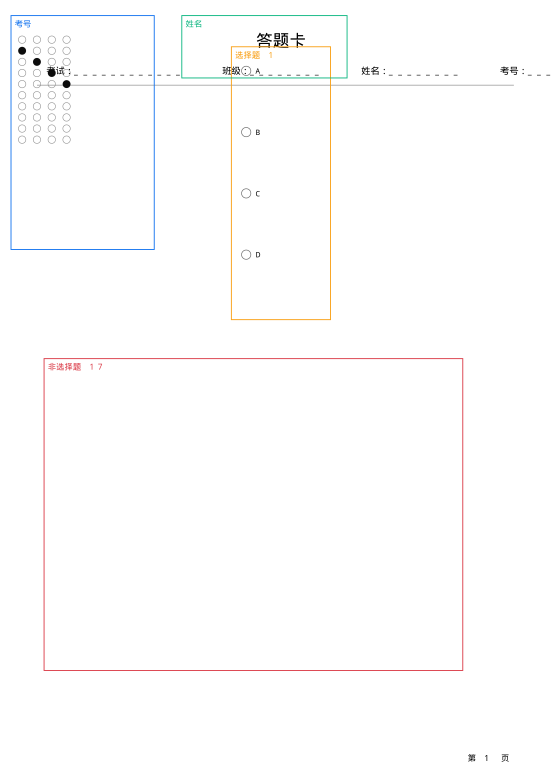
#> input picture ai-auto-grader/_verify_storage/exams/5e607793-14fc-43ec-822c-6c1b04e0f8cd/imports/59f2f0db-57be-4026-9602-bb44bea005fa/source_images/501da52dca3e4502ac524353408bb851.png, 1653 x 2339 px (shown at 1/3 size)
$ python -i image.py   (imports and definitions only)
#> lines starting #> are read from the running program, lines starting #| are printed output that depends on the picture
#> further down, picture is the input picture: shape (2339, 1653, 3); mean B, G, R 253.1, 253.2, 253.5
"""图像预处理工具：纠斜、去噪、去底色、二值化、透视矫正、区域切割。

所有坐标（区域 x/y/width/height）均采用 0~1000 的相对坐标系，
与模板设计器保持一致，渲染/切割时按图像实际像素尺寸换算。
"""

from pathlib import Path
from typing import List, Optional, Tuple

import cv2
import numpy as np

RELATIVE_MAX = 1000.0


# [24 lines left out: functions load_image, decode_image, save_image, not called in this run]


def to_gray(image: np.ndarray) -> np.ndarray:
    if image.ndim == 3:
        return cv2.cvtColor(image, cv2.COLOR_BGR2GRAY)
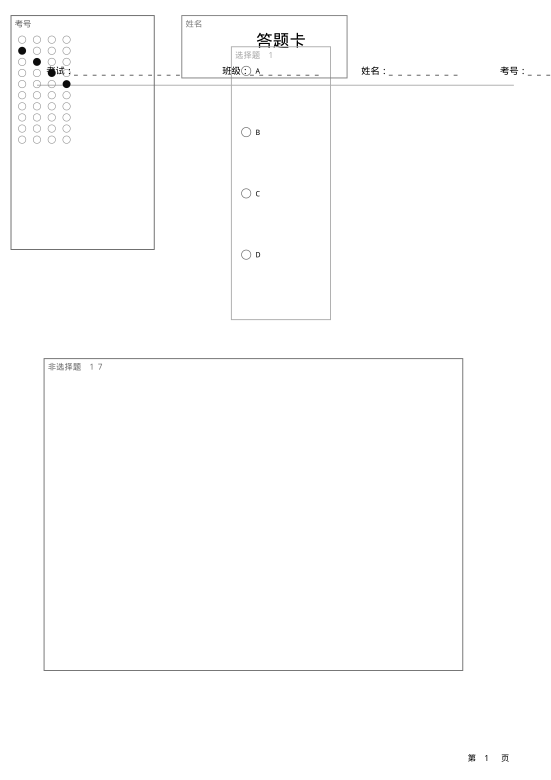
#> returned value: shape (2339, 1653) (shown at 1/3 size); min 0, max 255, mean 253.3
    return image


# [6 lines left out: function encode_png, not called in this run]


def detect_tilt_angle(image: np.ndarray, max_angle: float = 15.0, step: float = 0.5) -> float:
    """基于投影轮廓法估计文档倾斜角度（度）。返回 0 表示未检测到明显倾斜。

    对候选角度逐一旋转二值化图像，取行投影差分平方和最大的角度作为纠斜角；
    若相对 0° 无明显改善（<3%），则判定文档基本水平，返回 0。
    """
    gray = to_gray(image)
    h, w = gray.shape[:2]
#> h = 2339; w = 1653
    scale = min(1.0, 800.0 / max(w, 1))
#> scale = 0.484
    if scale < 1.0:
        gray = cv2.resize(gray, (int(w * scale), int(h * scale)))
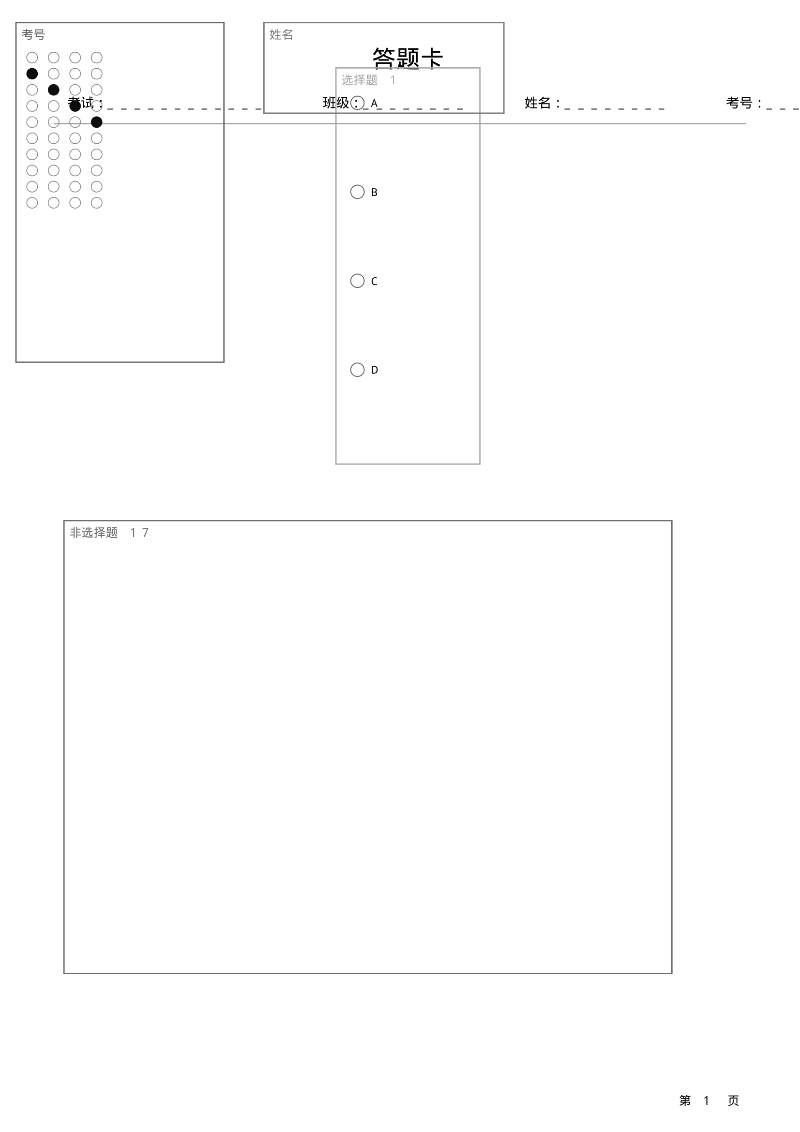
#> gray: shape (1132, 800); min 0, max 255, mean 253.3
    binary = cv2.threshold(gray, 0, 255, cv2.THRESH_BINARY_INV | cv2.THRESH_OTSU)[1]
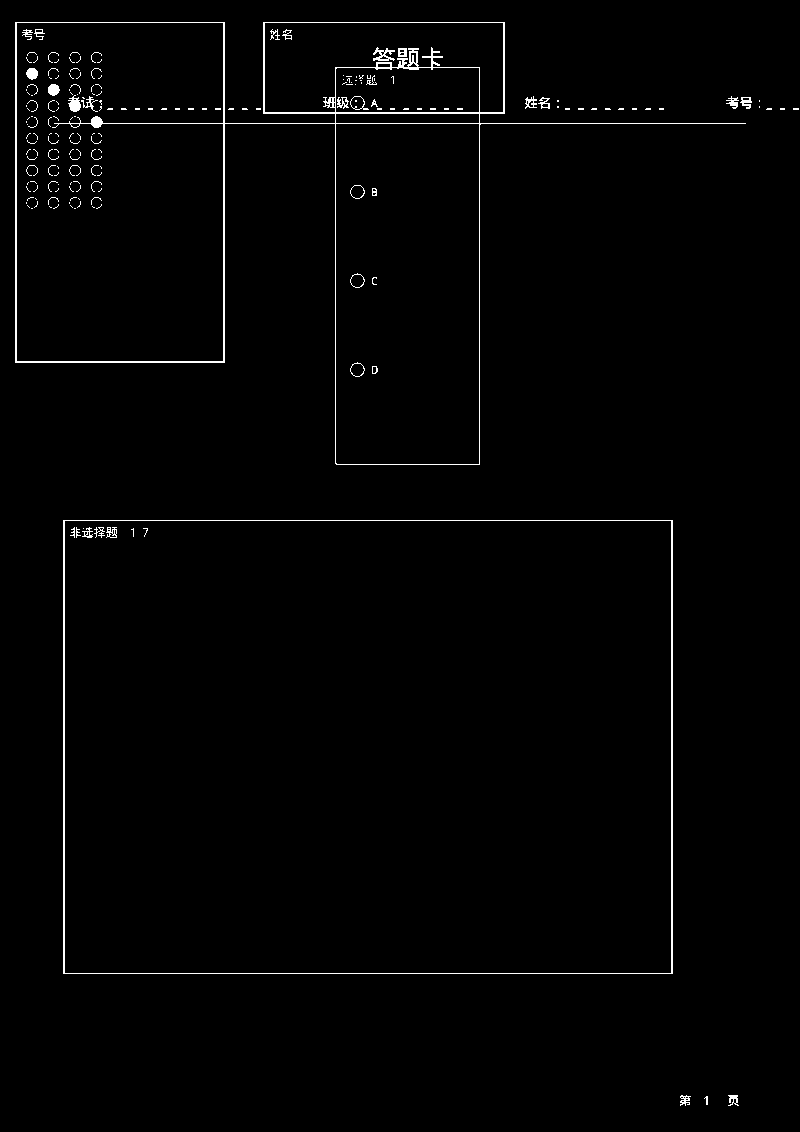
#> binary: shape (1132, 800); 1.3% white in thin lines or dots
    h, w = binary.shape[:2]
#> h = 1132; w = 800
    center = (w / 2, h / 2)
#> center = (400, 566)

    def score_at(angle: float) -> float:
#> called with angle = 0
        matrix = cv2.getRotationMatrix2D(center, angle, 1.0)
#> matrix = [[1, 0, 0], [0, 1, 0]]
        rotated = cv2.warpAffine(binary, matrix, (w, h), flags=cv2.INTER_NEAREST, borderValue=0)
        projection = np.sum(rotated, axis=1, dtype=np.float64)
#> projection = 1132 values, max 177480 at index 123, min 0 at index 0, mean 2635.4
        return float(np.sum(np.diff(projection) ** 2))

    base_score = score_at(0.0)
#> base_score = 2.02e+11
    best_angle, best_score = 0.0, base_score
#> best_angle = 0; best_score = 2.02e+11
    for angle in np.arange(-max_angle, max_angle + 1e-6, step):
        if abs(angle) < 1e-6:
            continue
        score = score_at(angle)
        if score > best_score:
            best_score, best_angle = score, float(angle)
#> this loop made 61 passes
#> score on passes 1 to 12: 370512450, 294953400, 358222725, 373568625, 395026875, 373243500, 374739075, 334488600, 333513225, 354386250, 329676750, 358807950
#> pass 1, in score_at (call 2), `rotated = cv2.warpAffine(binary, matrix, (w, h), flags=cv2.INTER_NEARE..`:
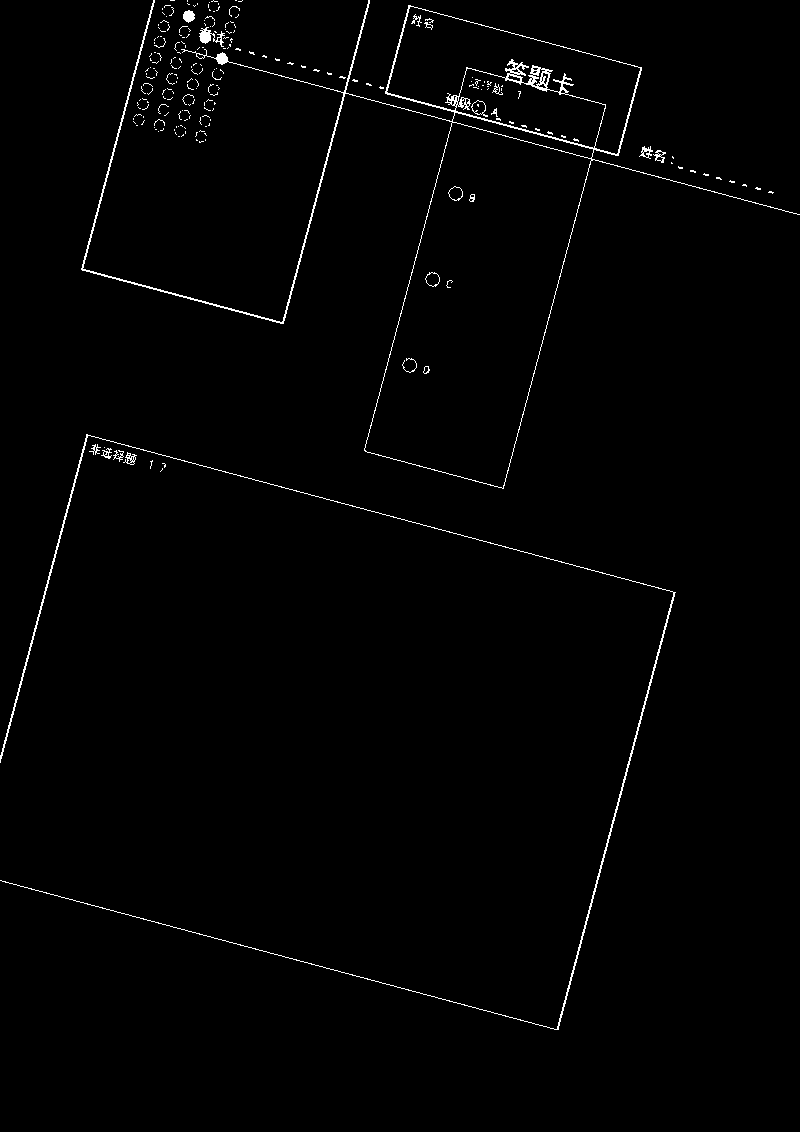
#> rotated: shape (1132, 800); 1.1% white in thin lines or dots
#> pass 3, in score_at (call 4), `rotated = cv2.warpAffine(binary, matrix, (w, h), flags=cv2.INTER_NEARE..`:
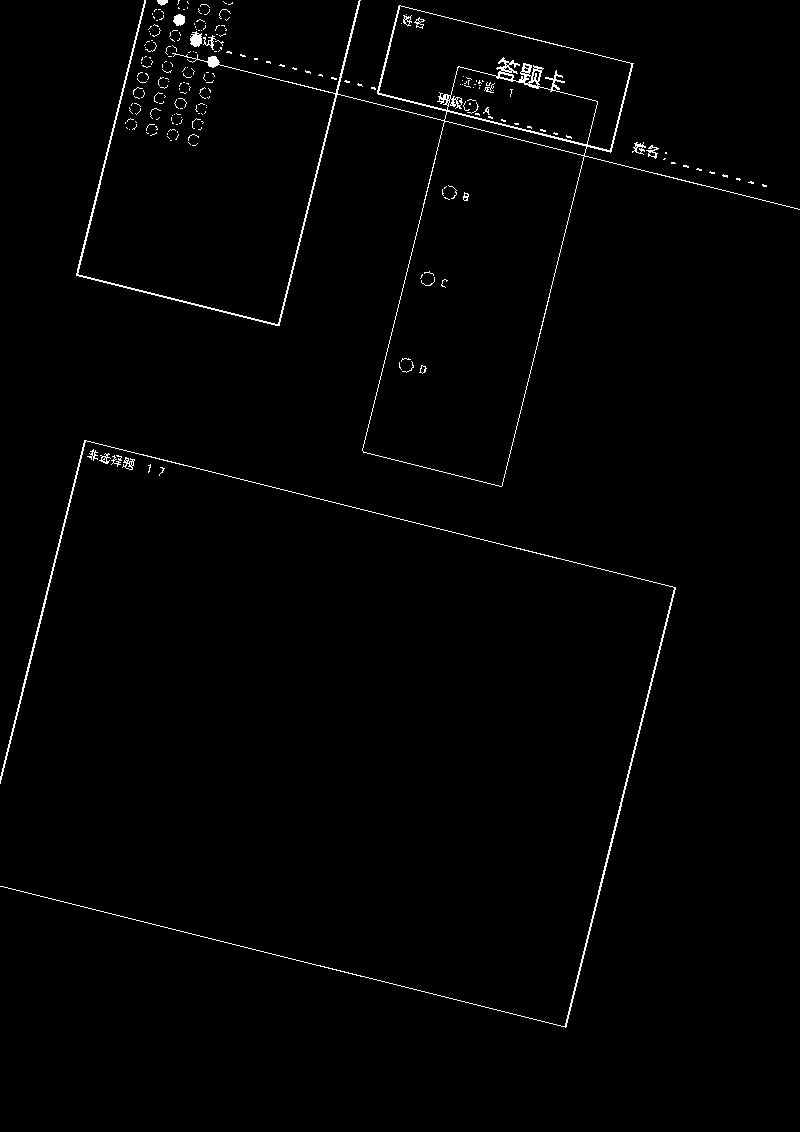
#> rotated: shape (1132, 800); 1.2% white in thin lines or dots
#> after the loop, best_angle = 0; best_score = 2.02e+11

    if base_score <= 0 or best_score < base_score * 1.03:
        return 0.0
    if abs(best_angle) > max_angle:
        return 0.0
    return best_angle


def deskew_image(image: np.ndarray, max_angle: float = 15.0) -> Tuple[np.ndarray, float]:
    """图像纠斜，返回 (纠斜后图像, 实际旋转角度)。"""
    angle = detect_tilt_angle(image, max_angle=max_angle)
#> angle = 0
    if abs(angle) < 0.1:
        return image, 0.0
    h, w = image.shape[:2]
    center = (w // 2, h // 2)
    matrix = cv2.getRotationMatrix2D(center, angle, 1.0)
    rotated = cv2.warpAffine(
        image, matrix, (w, h),
        flags=cv2.INTER_CUBIC,
        borderMode=cv2.BORDER_REPLICATE,
    )
    return rotated, float(angle)


def remove_background(image: np.ndarray) -> np.ndarray:
    """去底色：按大核闭运算估计背景并做归一化，缓解纸张阴影/底色不均。"""
    gray = to_gray(image)
    background = cv2.morphologyEx(
        gray, cv2.MORPH_CLOSE,
        cv2.getStructuringElement(cv2.MORPH_ELLIPSE, (41, 41)),
    )
    normalized = cv2.divide(gray, background, scale=255)
    return normalized


def denoise_image(image: np.ndarray) -> np.ndarray:
    """去噪：对灰度图使用中值滤波，抑制椒盐噪声。"""
    gray = to_gray(image)
    return cv2.medianBlur(gray, 3)


# [38 lines left out: functions binarize_image, order_points, correct_perspective, not called in this run]


def preprocess_page(
    image: np.ndarray,
    *,
    deskew: bool = True,
    max_tilt: float = 15.0,
    perspective_points: Optional[List[List[float]]] = None,
    to_binary: bool = False,
) -> Tuple[np.ndarray, dict]:
    """答卷页预处理流水线。

    返回 (处理后的图像, 元信息)，元信息包含倾斜角度、是否透视矫正、倾斜是否超限。
    """
    meta = {"tilt_angle": 0.0, "tilt_exceed": False, "perspective_corrected": False}

    working = image
    if perspective_points and len(perspective_points) == 4:
        working = correct_perspective(working, perspective_points)
        meta["perspective_corrected"] = True

    if deskew:
        working, angle = deskew_image(working, max_angle=max_tilt)
#> angle = 0
        meta["tilt_angle"] = angle
        meta["tilt_exceed"] = abs(angle) >= max_tilt - 0.01

    working = denoise_image(working)
    working = remove_background(working)
#> in remove_background, `background = cv2.morphologyEx( gray, cv2.MORPH_CLOSE, cv2.getStructuri..`: background: shape (2339, 1653); every value is 255
    if to_binary:
        working = binarize_image(working)

    # 统一输出 BGR，便于后续存取与展示
    if working.ndim == 2:
        working = cv2.cvtColor(working, cv2.COLOR_GRAY2BGR)
    return working, meta


# [48 lines left out: functions relative_to_pixels, crop_region, ink_ratio, is_blank_page, make_thumbnail, not called in this run]


def orientation_of(width: int, height: int) -> str:
    return "landscape" if width > height else "portrait"

>>> import cv2
>>> picture = cv2.imread('../../../_verify_storage/exams/5e607793-14fc-43ec-822c-6c1b04e0f8cd/imports/59f2f0db-57be-4026-9602-bb44bea005fa/source_images/501da52dca3e4502ac524353408bb851.png')
>>> result = preprocess_page(picture)
